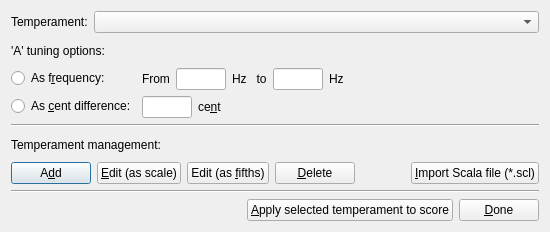
<?xml version="1.0" encoding="UTF-8"?>
<ui version="4.0">
 <class>Dialog</class>
 <widget class="QDialog" name="Dialog">
  <property name="geometry">
   <rect>
    <x>0</x>
    <y>0</y>
    <width>550</width>
    <height>232</height>
   </rect>
  </property>
  <property name="windowTitle">
   <string>Select a Temperament to Apply</string>
  </property>
  <layout class="QVBoxLayout" name="verticalLayout" stretch="0,0,0,0,0,0,0,1">
   <item>
    <layout class="QFormLayout" name="formTemper">
     <property name="fieldGrowthPolicy">
      <enum>QFormLayout::AllNonFixedFieldsGrow</enum>
     </property>
     <property name="topMargin">
      <number>0</number>
     </property>
     <item row="1" column="0">
      <widget class="QLabel" name="labelTemper">
       <property name="text">
        <string>Temperament:</string>
       </property>
      </widget>
     </item>
     <item row="1" column="1">
      <widget class="QComboBox" name="comboTemper">
       <property name="toolTip">
        <string>Select a temperament to apply to the score</string>
       </property>
      </widget>
     </item>
    </layout>
   </item>
   <item>
    <widget class="QLabel" name="labelATuning">
     <property name="text">
      <string>'A' tuning options:</string>
     </property>
    </widget>
   </item>
   <item>
    <layout class="QFormLayout" name="formATuning">
     <property name="fieldGrowthPolicy">
      <enum>QFormLayout::AllNonFixedFieldsGrow</enum>
     </property>
     <item row="0" column="0">
      <widget class="QRadioButton" name="radioAFreq">
       <property name="toolTip">
        <string>Retune A to a certain frequency</string>
       </property>
       <property name="text">
        <string>As f&amp;requency:</string>
       </property>
      </widget>
     </item>
     <item row="0" column="1">
      <layout class="QHBoxLayout" name="horizFreq">
       <item>
        <widget class="QLabel" name="labelFrom">
         <property name="text">
          <string>From</string>
         </property>
        </widget>
       </item>
       <item>
        <widget class="QLineEdit" name="lineFrom">
         <property name="sizePolicy">
          <sizepolicy hsizetype="Expanding" vsizetype="Fixed">
           <horstretch>0</horstretch>
           <verstretch>0</verstretch>
          </sizepolicy>
         </property>
         <property name="minimumSize">
          <size>
           <width>50</width>
           <height>0</height>
          </size>
         </property>
         <property name="maximumSize">
          <size>
           <width>50</width>
           <height>16777215</height>
          </size>
         </property>
         <property name="toolTip">
          <string>The A reference frequency (of your sound card or MIDI instrument)</string>
         </property>
         <property name="inputMask">
          <string/>
         </property>
         <property name="text">
          <string/>
         </property>
         <property name="maxLength">
          <number>5</number>
         </property>
         <property name="alignment">
          <set>Qt::AlignRight|Qt::AlignTrailing|Qt::AlignVCenter</set>
         </property>
        </widget>
       </item>
       <item>
        <widget class="QLabel" name="labelTo">
         <property name="text">
          <string>Hz   to</string>
         </property>
        </widget>
       </item>
       <item>
        <widget class="QLineEdit" name="lineTo">
         <property name="maximumSize">
          <size>
           <width>50</width>
           <height>16777215</height>
          </size>
         </property>
         <property name="toolTip">
          <string>The frequency to retune A to</string>
         </property>
         <property name="maxLength">
          <number>5</number>
         </property>
         <property name="alignment">
          <set>Qt::AlignRight|Qt::AlignTrailing|Qt::AlignVCenter</set>
         </property>
        </widget>
       </item>
       <item>
        <widget class="QLabel" name="labelHz">
         <property name="text">
          <string>Hz</string>
         </property>
        </widget>
       </item>
       <item>
        <spacer name="horizontalSpacer_2">
         <property name="orientation">
          <enum>Qt::Horizontal</enum>
         </property>
         <property name="sizeHint" stdset="0">
          <size>
           <width>40</width>
           <height>20</height>
          </size>
         </property>
        </spacer>
       </item>
      </layout>
     </item>
     <item row="1" column="0">
      <widget class="QRadioButton" name="radioACent">
       <property name="toolTip">
        <string>Retune A by a certain amount of cents</string>
       </property>
       <property name="text">
        <string>As &amp;cent difference:</string>
       </property>
      </widget>
     </item>
     <item row="1" column="1">
      <layout class="QHBoxLayout" name="horizCent">
       <item>
        <widget class="QLineEdit" name="lineCent">
         <property name="maximumSize">
          <size>
           <width>50</width>
           <height>16777215</height>
          </size>
         </property>
         <property name="toolTip">
          <string>The amount of cents to retune A of</string>
         </property>
         <property name="inputMask">
          <string>#900; </string>
         </property>
         <property name="maxLength">
          <number>4</number>
         </property>
         <property name="alignment">
          <set>Qt::AlignRight|Qt::AlignTrailing|Qt::AlignVCenter</set>
         </property>
        </widget>
       </item>
       <item>
        <widget class="QLabel" name="labelCent">
         <property name="text">
          <string>ce&amp;nt</string>
         </property>
         <property name="buddy">
          <cstring>lineCent</cstring>
         </property>
        </widget>
       </item>
       <item>
        <spacer name="horizontalSpacer_3">
         <property name="orientation">
          <enum>Qt::Horizontal</enum>
         </property>
         <property name="sizeHint" stdset="0">
          <size>
           <width>40</width>
           <height>20</height>
          </size>
         </property>
        </spacer>
       </item>
      </layout>
     </item>
    </layout>
   </item>
   <item>
    <widget class="Line" name="line">
     <property name="orientation">
      <enum>Qt::Horizontal</enum>
     </property>
    </widget>
   </item>
   <item>
    <widget class="QLabel" name="labelButtons">
     <property name="text">
      <string>Temperament management:</string>
     </property>
    </widget>
   </item>
   <item>
    <layout class="QHBoxLayout" name="horizButtons">
     <item>
      <widget class="QPushButton" name="pushAdd">
       <property name="enabled">
        <bool>true</bool>
       </property>
       <property name="toolTip">
        <string>Manually add a new temperament</string>
       </property>
       <property name="text">
        <string>A&amp;dd</string>
       </property>
      </widget>
     </item>
     <item>
      <widget class="QPushButton" name="pushEditScale">
       <property name="enabled">
        <bool>true</bool>
       </property>
       <property name="toolTip">
        <string>Edit the selected temperament (in scale form)</string>
       </property>
       <property name="text">
        <string>&amp;Edit (as scale)</string>
       </property>
      </widget>
     </item>
     <item>
      <widget class="QPushButton" name="pushEditFifths">
       <property name="toolTip">
        <string>Edit the selected temperament (in circle of fifths form)</string>
       </property>
       <property name="text">
        <string>Edit (as &amp;fifths)</string>
       </property>
      </widget>
     </item>
     <item>
      <widget class="QPushButton" name="pushDelete">
       <property name="enabled">
        <bool>true</bool>
       </property>
       <property name="toolTip">
        <string>Delete the selected temperament</string>
       </property>
       <property name="text">
        <string>&amp;Delete</string>
       </property>
      </widget>
     </item>
     <item>
      <spacer name="horizontalSpacer">
       <property name="orientation">
        <enum>Qt::Horizontal</enum>
       </property>
       <property name="sizeHint" stdset="0">
        <size>
         <width>40</width>
         <height>20</height>
        </size>
       </property>
      </spacer>
     </item>
     <item>
      <widget class="QPushButton" name="pushImport">
       <property name="toolTip">
        <string>Import a Scala scale file and add it to the collection</string>
       </property>
       <property name="text">
        <string>&amp;Import Scala file (*.scl)</string>
       </property>
      </widget>
     </item>
    </layout>
   </item>
   <item>
    <widget class="Line" name="line_2">
     <property name="orientation">
      <enum>Qt::Horizontal</enum>
     </property>
    </widget>
   </item>
   <item>
    <layout class="QHBoxLayout" name="horizCommands">
     <item>
      <spacer name="horizontalSpacer_4">
       <property name="orientation">
        <enum>Qt::Horizontal</enum>
       </property>
       <property name="sizeHint" stdset="0">
        <size>
         <width>40</width>
         <height>20</height>
        </size>
       </property>
      </spacer>
     </item>
     <item>
      <widget class="QPushButton" name="pushOk">
       <property name="text">
        <string>&amp;Apply selected temperament to score</string>
       </property>
      </widget>
     </item>
     <item>
      <widget class="QPushButton" name="pushCancel">
       <property name="toolTip">
        <string>Exit without applying any temperament</string>
       </property>
       <property name="text">
        <string>&amp;Done</string>
       </property>
      </widget>
     </item>
    </layout>
   </item>
  </layout>
 </widget>
 <resources/>
 <connections/>
</ui>
